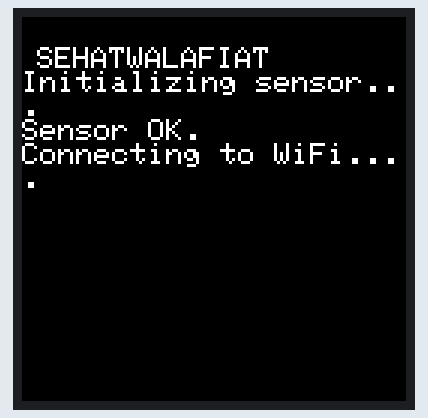
Recording of a sketch running on a simulated ESP32. On the bench: 128×128 colour display. WiFi joins after 1.5 s; servers stay silent unless stated; what the sketch prints to the serial monitor is not drawn.

Above: at 0.7 s.
At 1.7 s:
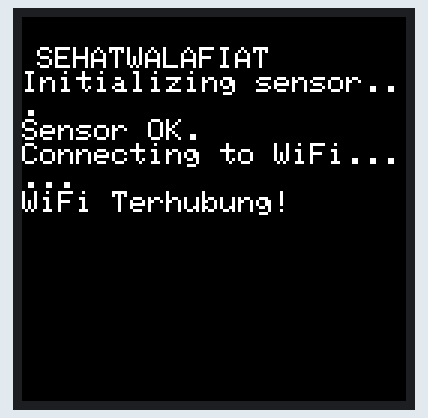
At 2.86 s:
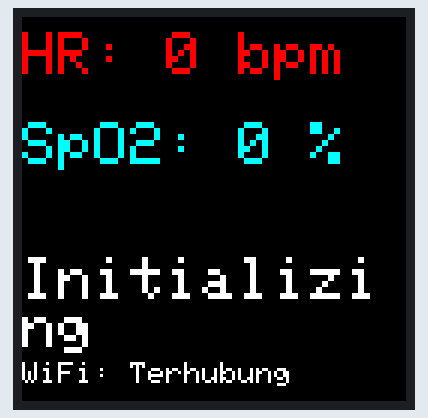

The sketch:

sketch_oct24b.ino
```cpp
#include <Wire.h>
#include <SPI.h>
#include <WiFi.h>
#include <HTTPClient.h>

#include "Adafruit_GFX.h"
#include "Adafruit_ST7735.h"
#include "MAX30105.h"

// --- 1. PENGATURAN (HARAP DISESUAIKAN) ---

// Pengaturan Wi-Fi (Hotspot HP Anda)
const char* ssid = "NAMA_HOTSPOT_HP_ANDA";
const char* password = "PASSWORD_HOTSPOT_ANDA";

// Pengaturan Server (Endpoint API)
const char* serverUrl = "http://example.com/api/healthdata";

// Pengaturan Pin LCD TFT 1.44"
// Sesuaikan pin ini dengan cara Anda menyambungkannya
#define TFT_CS    5  // Chip Select
#define TFT_RST   4  // Reset
#define TFT_DC    2  // Data/Command
// Pin SPI (biarkan default untuk ESP32):
// SCK/SCLK -> 18
// SDA/MOSI -> 23

// Pengaturan Pin I2C (Sensor MAX30102)
// Biarkan default untuk ESP32:
// SCL -> 22
// SDA -> 21

// --- 2. INISIALISASI OBJEK GLOBAL ---

MAX30105 particleSensor;
Adafruit_ST7735 tft = Adafruit_ST7735(TFT_CS, TFT_DC, TFT_RST);

unsigned long lastSendTime = 0;
const long sendInterval = 30000; // Kirim data tiap 30 detik

float currentHR = 0.0;
float currentSpO2 = 0.0;
String currentStatus = "Initializing";

// --- 3. FUNGSI SETUP ---

void setup() {
  Serial.begin(115200);
  Serial.println("Memulai SEHATWALAFIAT...");

  initTFT();
  initSensor();
  setupWiFi();
}

// --- 4. FUNGSI LOOP UTAMA ---

void loop() {
  readSensor();
  displayDataOnTFT();

  unsigned long currentTime = millis();
  if (currentTime - lastSendTime > sendInterval) {
    lastSendTime = currentTime;

    if (currentHR > 0 && currentSpO2 > 0) {
      Serial.println("Waktunya kirim data...");
      handleDataTransmission(currentHR, currentSpO2, currentStatus);
    } else {
      Serial.println("Data sensor belum valid, pengiriman ditunda.");
    }
  }
}

// --- 5. FUNGSI INISIALISASI ---

void initTFT() {
  tft.initR(INITR_144GREENTAB); // Inisialisasi driver LCD 1.44"
  tft.fillScreen(ST7735_BLACK);
  tft.setRotation(1); // Sesuaikan rotasi jika perlu
  tft.setCursor(5, 10);
  tft.setTextColor(ST7735_WHITE);
  tft.setTextSize(1);
  tft.println("SEHATWALAFIAT");
  tft.println("Initializing sensor...");
  Serial.println("TFT OK.");
}

void initSensor() {
  if (!particleSensor.begin(Wire, I2C_SPEED_FAST)) {
    Serial.println("Sensor MAX30102 Gagal!");
    tft.println("Sensor Gagal!");
    while (1);
  }
  Serial.println("Sensor OK.");
  tft.println("Sensor OK.");

  particleSensor.setup();
  particleSensor.setPulseAmplitudeRed(0x0A);
  particleSensor.setPulseAmplitudeGreen(0);
}

void setupWiFi() {
  Serial.print("Menghubungkan ke WiFi: ");
  Serial.println(ssid);
  tft.println("Connecting to WiFi...");

  WiFi.begin(ssid, password);

  int attempts = 0;
  while (WiFi.status() != WL_CONNECTED && attempts < 20) {
    delay(500);
    Serial.print(".");
    tft.print(".");
    attempts++;
  }

  if (WiFi.status() == WL_CONNECTED) {
    Serial.println("\nWiFi Terhubung!");
    Serial.print("IP Address: ");
    Serial.println(WiFi.localIP());
    tft.println("\nWiFi Terhubung!");
  } else {
    Serial.println("\nGagal terhubung WiFi.");
    tft.println("\nWiFi Gagal!");
  }
  delay(1000); // Tahan pesan status
}

// --- 6. FUNGSI UTAMA ---

void readSensor() {
  particleSensor.check();

  if (particleSensor.available()) {
    currentHR = particleSensor.getHeartRate();
    currentSpO2 = particleSensor.getSpO2();

    if (currentHR < 255 && currentSpO2 < 100 && currentHR > 30 && currentSpO2 > 50) {
      if (currentSpO2 < 90) {
        currentStatus = "Darurat";
      } else if (currentSpO2 < 95) {
        currentStatus = "Waspada";
      } else if (currentHR < 60 || currentHR > 100) {
        currentStatus = "Waspada";
      } else {
        currentStatus = "Normal";
      }
    } else {
      currentStatus = "Letakkan Jari...";
      currentHR = 0;
      currentSpO2 = 0;
    }
  }
}

void displayDataOnTFT() {
  tft.fillScreen(ST7735_BLACK);
  tft.setCursor(0, 5);

  // Set ukuran teks besar untuk data
  tft.setTextColor(ST7735_RED, ST7735_BLACK);
  tft.setTextSize(2);
  tft.print("HR: ");
  tft.print(currentHR, 0);
  tft.println(" bpm");

  tft.setCursor(0, 35);
  tft.setTextColor(ST7735_CYAN, ST7735_BLACK);
  tft.setTextSize(2);
  tft.print("SpO2: ");
  tft.print(currentSpO2, 0);
  tft.println(" %");

  tft.setCursor(0, 80);
  tft.setTextSize(2);

  if (currentStatus == "Normal") {
    tft.setTextColor(ST7735_GREEN, ST7735_BLACK);
  } else if (currentStatus == "Waspada") {
    tft.setTextColor(ST7735_YELLOW, ST7735_BLACK);
  } else if (currentStatus == "Darurat") {
    tft.setTextColor(ST7735_RED, ST7735_BLACK);
  } else {
    tft.setTextColor(ST7735_WHITE, ST7735_BLACK);
  }
  tft.println(currentStatus);

  // Status Koneksi
  tft.setTextSize(1);
  tft.setCursor(0, 115);
  tft.setTextColor(ST7735_WHITE, ST7735_BLACK);
  if (WiFi.status() == WL_CONNECTED) {
    tft.print("WiFi: Terhubung");
  } else {
    tft.print("WiFi: Terputus");
  }
}

void handleDataTransmission(float hr, float spo2, String status) {
  if (WiFi.status() != WL_CONNECTED) {
    Serial.println("Koneksi WiFi terputus. Mencoba sambung ulang...");
    setupWiFi();
    if (WiFi.status() != WL_CONNECTED) {
      Serial.println("Gagal mengirim data. WiFi tidak terhubung.");
      return;
    }
  }

  HTTPClient http;
  http.begin(serverUrl);
  http.addHeader("Content-Type", "application/json");

  String payload = "{";
  payload += "\"idPerangkat\":\"ESP32_SEHATWALAFIAT_01\",";
  payload += "\"detakJantung\":" + String(hr, 0) + ",";
  payload += "\"saturasiOksigen\":" + String(spo2, 0) + ",";
  payload += "\"status\":\"" + status + "\"";
  payload += "}";

  Serial.println("Mengirim payload: " + payload);

  int httpResponseCode = http.POST(payload);

  if (httpResponseCode > 0) {
    String response = http.getString();
    Serial.print("HTTP Response code: ");
    Serial.println(httpResponseCode);
    Serial.println(response);
  } else {
    Serial.print("Error code: ");
    Serial.println(httpResponseCode);
  }

  http.end();
}
```

Measured:
- what the display in image 1 shows lasts 1.0 s, from 1.7 s to 2.7 s
